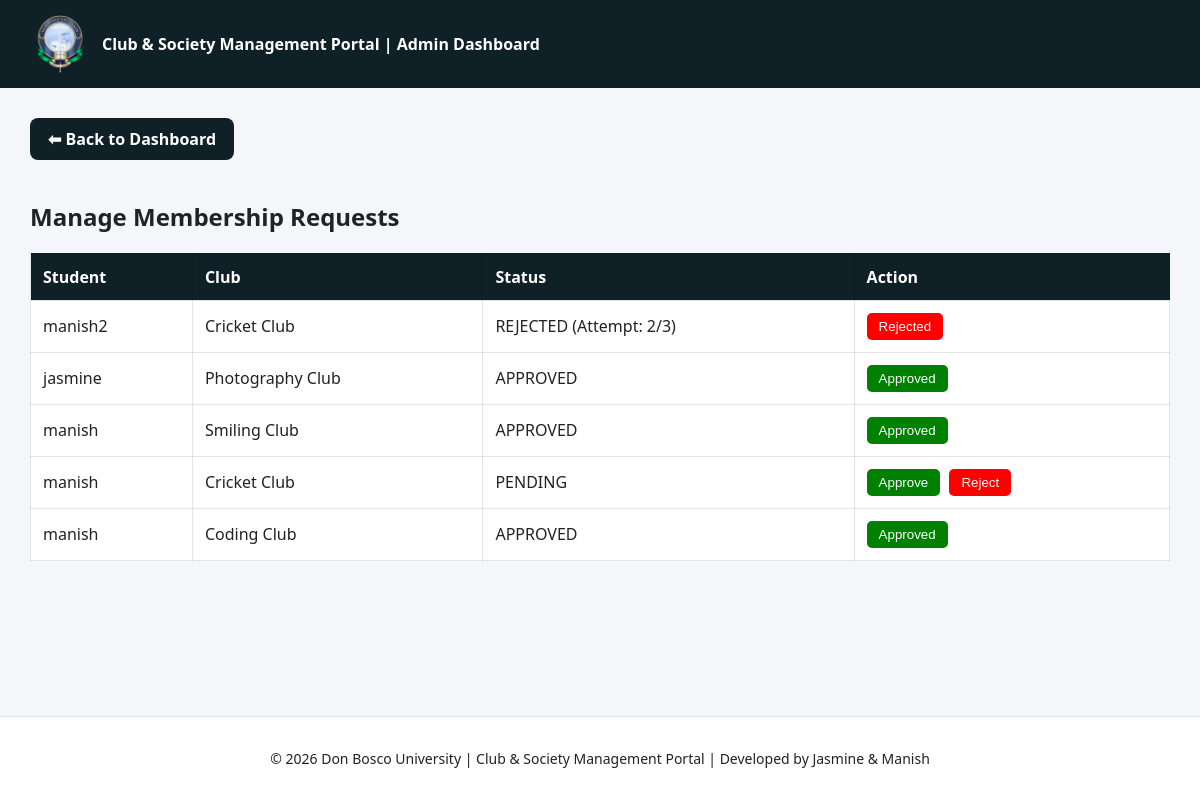
The app's page /ita_presentation/manage_memberships.php (signed in) with its own data.
### tables this page shows
CREATE TABLE `memberships` (
  `membership_id` int(11) NOT NULL AUTO_INCREMENT,
  `user_id` int(11) NOT NULL,
  `club_id` int(11) NOT NULL,
  `status` enum('PENDING','APPROVED','REJECTED') DEFAULT 'PENDING',
  `joined_at` timestamp NOT NULL DEFAULT current_timestamp(),
  `rejected_at` datetime DEFAULT NULL,
  `join_attempts` int(11) DEFAULT 0,
  PRIMARY KEY (`membership_id`),
  KEY `user_id` (`user_id`),
  KEY `club_id` (`club_id`),
  CONSTRAINT `memberships_ibfk_1` FOREIGN KEY (`user_id`) REFERENCES `users` (`user_id`),
  CONSTRAINT `memberships_ibfk_2` FOREIGN KEY (`club_id`) REFERENCES `clubs` (`club_id`)
);

CREATE TABLE `users` (
  `user_id` int(11) NOT NULL AUTO_INCREMENT,
  `full_name` varchar(100) NOT NULL,
  `email` varchar(100) NOT NULL,
  `phone_number` varchar(15) NOT NULL,
  `password_hash` varchar(255) NOT NULL,
  `role` enum('ADMIN','STUDENT') NOT NULL,
  `created_at` timestamp NOT NULL DEFAULT current_timestamp(),
  PRIMARY KEY (`user_id`),
  UNIQUE KEY `email` (`email`),
  UNIQUE KEY `phone_number` (`phone_number`)
);

CREATE TABLE `clubs` (
  `club_id` int(11) NOT NULL AUTO_INCREMENT,
  `club_name` varchar(100) NOT NULL,
  `category` varchar(100) DEFAULT NULL,
  `description` text DEFAULT NULL,
  `president` varchar(100) DEFAULT NULL,
  `max_members` int(11) DEFAULT NULL,
  `created_by` int(11) DEFAULT NULL,
  `founder_id` int(11) NOT NULL,
  `created_at` timestamp NOT NULL DEFAULT current_timestamp(),
  PRIMARY KEY (`club_id`),
  UNIQUE KEY `club_name` (`club_name`),
  KEY `founder_id` (`founder_id`),
  CONSTRAINT `clubs_ibfk_1` FOREIGN KEY (`founder_id`) REFERENCES `users` (`user_id`) ON DELETE CASCADE
);

### ita_presentation/manage_memberships.php (the view, shortened to what this page needs)
<?php
$host = "localhost";
$dbname = "club_portal";
$user = "root";
$pass = "";
$pdo = new PDO("mysql:host=$host;dbname=$dbname;charset=utf8", $user, $pass);
$stmt = $pdo->query("
SELECT
m.membership_id,
u.full_name,
c.club_name,
m.status,
m.joined_at,
m.join_attempts
FROM memberships m
JOIN users u ON m.user_id = u.user_id
JOIN clubs c ON m.club_id = c.club_id
ORDER BY m.joined_at DESC
");
$requests = $stmt->fetchAll();
?>
<!DOCTYPE html>
<html>
<head>
<link rel="stylesheet" href="theme.css">
</head>
<body>
<div class="header">
<div class="header-left">
<img src="adbu_app_logo_512x512.png" class="logo">
<div class="portal-title">
Club & Society Management Portal | Admin Dashboard
</div>
</div>
</div>
<div class="page-container">
<a href="admin_dashboard.php" class="back-btn">⬅ Back to Dashboard</a>
<h2>Manage Membership Requests</h2>
<div class="table-wrapper">
<table>
<tr>
<th>Student</th>
<th>Club</th>
<th>Status</th>
<th>Action</th>
</tr>
<?php foreach($requests as $req): ?>
<tr>
<td><?php echo htmlspecialchars($req['full_name']); ?></td>
<td><?php echo htmlspecialchars($req['club_name']); ?></td>
<td>
<?php
echo htmlspecialchars($req['status']);
if($req['status'] == "REJECTED"){
    echo " (Attempt: " . $req['join_attempts'] . "/3)";
}
?>
</td>
<td>
<?php if($req['status'] == "PENDING"): ?>
<form method="POST" style="display:inline;">
<button class="btn approve" name="action" value="approve">Approve</button>
<button class="btn reject" name="action" value="reject">Reject</button>
</form>
<?php elseif($req['status']=="APPROVED"): ?>
<button class="btn approved">Approved</button>
<?php else: ?>
<button class="btn rejected">Rejected</button>
<?php endif; ?>
</td>
</tr>
<?php endforeach; ?>
</table>
</div>
</div>
<footer class="footer">
<p>© <?php echo date("Y"); ?> Don Bosco University | Club & Society Management Portal | Developed by Jasmine & Manish</p>
</footer>
</body>
</html>

### ita_presentation/theme.css (style rules this page uses)
:root { --bg-color: #f4f6f9; --card-color: #ffffff; --text-color: #222222; --header-color: #0f2027; --border-color: #dddddd; }
body { background: var(--bg-color); color: var(--text-color); }
table, th, td { border-color: var(--border-color); }
.header { display:flex; align-items:center; justify-content:flex-start; gap:12px; padding:14px 30px; background:var(--header-color); color:white; }
.header-left { display:flex; align-items:center; gap:10px; }
.logo { width:40px; height:40px; border-radius:50%; object-fit:contain; }
.portal-title { font-size:16px; font-weight:600; }
.footer { text-align:center; padding:15px; margin-top:40px; font-size:14px; background:var(--card-color); color:var(--text-color); border-top:1px solid rgba(0,0,0,0.1); }

### ita_presentation/manage_memberships.php (style rules this page uses)
body { font-family:Segoe UI; background: var(--bg-color); color: var(--text-color); margin:0; min-height:100vh; display:flex; flex-direction:column; }
.page-container { flex:1; padding:30px; }
.header { display:flex; align-items:center; gap:12px; padding:14px 30px; background:var(--header-color); color:white; }
.header-left { display:flex; align-items:center; gap:12px; }
.logo { width:60px; height:60px; border-radius:50%; object-fit:cover; }
.portal-title { font-size:16px; font-weight:600; }
.back-btn { display:inline-block; margin-bottom:20px; padding:10px 18px; background: var(--header-color); color:white; text-decoration:none; border-radius:8px; font-weight:600; transition:0.3s; }
.table-wrapper { overflow-x:auto; margin-top:20px; }
table { width:100%; border-collapse:collapse; background: var(--card-color); color: var(--text-color); }
th, td { padding:12px; border:1px solid rgba(0,0,0,0.1); text-align:left; }
th { background: var(--header-color); color:white; }
.btn { padding:6px 12px; border:none; border-radius:5px; cursor:pointer; margin-right:5px; }
.approve { background:green; color:white; }
.reject { background:red; color:white; }
.approved { background:green; color:white; }
.rejected { background:red; color:white; }
.footer { text-align:center; padding:18px; font-size:14px; background:var(--card-color); color:var(--text-color); border-top:1px solid rgba(0,0,0,0.1); }

### records on screen
memberships: user.full_name "manish2", club.club_name "Cricket Club", status "REJECTED", join_attempts "2", shows "Rejected"
memberships: user.full_name "jasmine", club.club_name "Photography Club", status "APPROVED", shows "Approved"
memberships: user.full_name "manish", club.club_name "Smiling Club", status "APPROVED", shows "Approved"
memberships: user.full_name "manish", club.club_name "Cricket Club", status "PENDING"
memberships: user.full_name "manish", club.club_name "Coding Club", status "APPROVED", shows "Approved"
